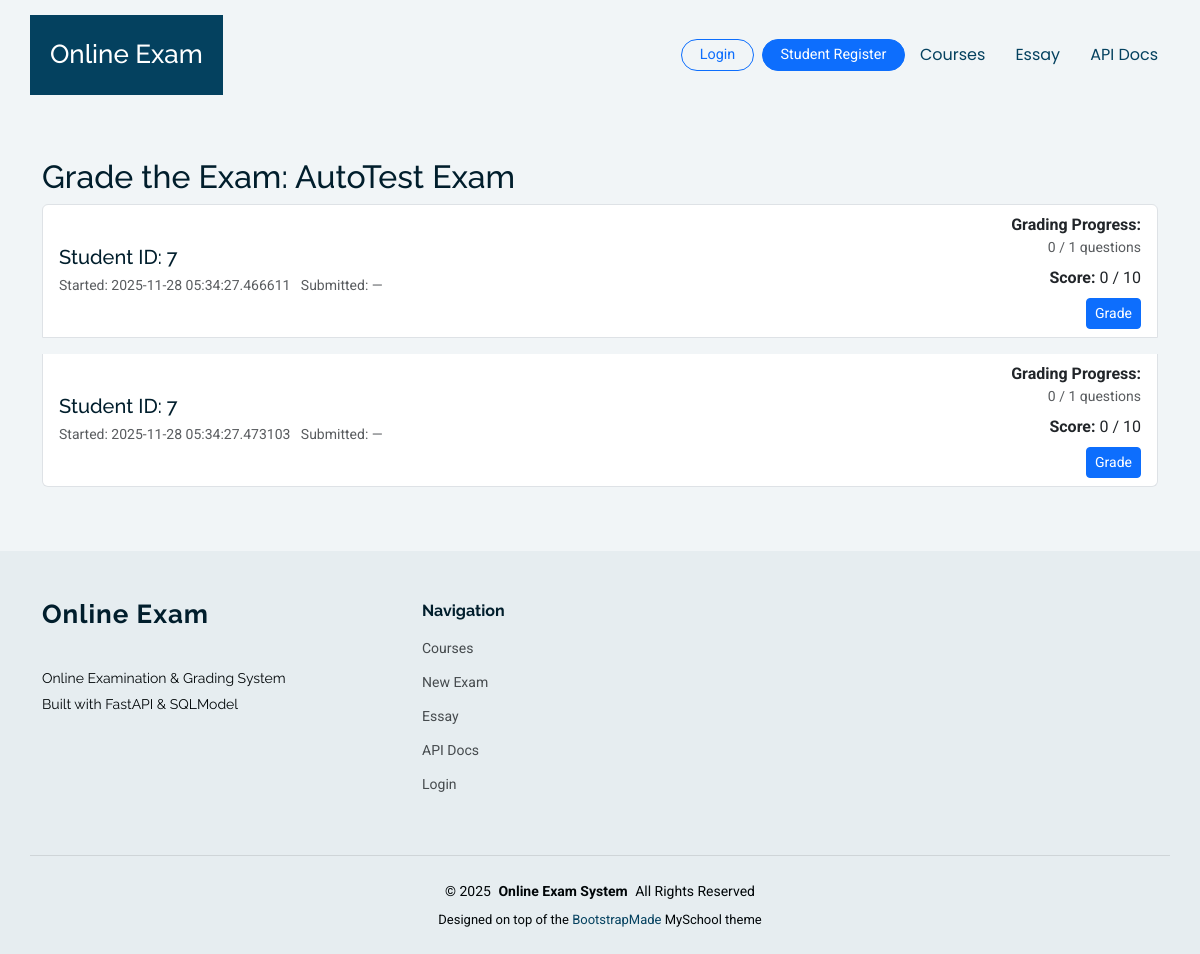
The app's page /essay/13/attempts with its own data.
### online_exam_fastapi/app/models.py (models this page shows)
class Exam(SQLModel, table=True):
    id: Optional[int] = Field(default=None, primary_key=True)
    title: str
    subject: str
    duration_minutes: int
    start_time: Optional[datetime] = None
    end_time: Optional[datetime] = None
    course_id: Optional[int] = Field(default=None, foreign_key="course.id")
    instructions: Optional[str] = None
    status: str = Field(default="draft")
    created_at: datetime = Field(default_factory=datetime.utcnow)
    updated_at: datetime = Field(default_factory=datetime.utcnow)

class ExamAttempt(SQLModel, table=True):
    id: Optional[int] = Field(default=None, primary_key=True)
    exam_id: int = Field(foreign_key="exam.id")
    student_id: int = Field(foreign_key="student.id")
    started_at: datetime = Field(default_factory=datetime.utcnow)
    submitted_at: Optional[datetime] = None
    status: str = Field(default="in_progress")  # in_progress | submitted | timed_out
    is_final: int = Field(default=0)  # 0/1

### online_exam_fastapi/app/routers/essay_ui.py (the view)
@router.get("/essay/{exam_id}/attempts")
def list_attempts(
    exam_id: int,
    request: Request,
    session: Session = Depends(get_session),
    current_user: User | None = Depends(get_current_user),
):
    attempts = session.exec(
        select(ExamAttempt).where(ExamAttempt.exam_id == exam_id)
    ).all()
    exam = session.get(Exam, exam_id)
    questions = session.exec(
        select(ExamQuestion).where(ExamQuestion.exam_id == exam_id)
    ).all()
    total_questions = len(questions)
    total_possible = sum((q.max_marks or 0) for q in questions)
    attempts_with_stats = []
    for a in attempts:
        ans = session.exec(
            select(EssayAnswer).where(EssayAnswer.attempt_id == a.id)
        ).all()
        graded_count = sum(1 for x in ans if x.marks_awarded is not None)
        score = sum((x.marks_awarded or 0) for x in ans)
        attempts_with_stats.append(
            {
                "attempt": a,
                "graded_count": graded_count,
                "total_questions": total_questions,
                "score": score,
                "total_possible": total_possible,
            }
        )
    if current_user and current_user.role == "student":
        student_id = current_user.student_id
        if student_id is None:
            s = session.exec(select(Student).where(Student.user_id == current_user.id)).first()
            student_id = s.id if s else None
        filtered = [x for x in attempts_with_stats if x["attempt"].student_id == student_id]
        return templates.TemplateResponse(
            "essay/attempts.html",
            {"request": request, "exam": exam, "attempts_with_stats": filtered, "current_user": current_user},
        )
    return templates.TemplateResponse(
        "essay/attempts.html",
        {"request": request, "exam": exam, "attempts_with_stats": attempts_with_stats, "current_user": current_user},
    )

### online_exam_fastapi/app/templates/essay/attempts.html (shortened to what this page needs)
{% extends "base.html" %}
{% block content %}
<div class="container py-5">
  {% if current_user and current_user.role == 'student' %}
    <h2>Results for {{ exam.title }}</h2>
  {% else %}
    <h2>Grade the Exam: {{ exam.title }}</h2>
  {% endif %}
  <div class="list-group">
    {% for item in attempts_with_stats %}
      {% set a = item.attempt %}
      <div class="list-group-item mb-3">
        <div class="d-flex justify-content-between align-items-center">
          <div>
            <h5 class="mb-1">Student ID: {{ a.student_id }}</h5>
            <small class="text-muted">Started: {{ a.started_at }} &nbsp; Submitted: {{ a.submitted_at or '—' }}</small>
          </div>
          <div class="text-end">
            {% if not current_user or current_user.role != 'student' %}
              <div><strong>Grading Progress:</strong></div>
              <div class="small text-muted">{{ item.graded_count }} / {{ item.total_questions }} questions</div>
              <div class="mt-2"><strong>Score:</strong> {{ item.score }} / {{ item.total_possible }}</div>
              <div class="mt-2">
                <a href="/essay/{{ exam.id }}/grade/{{ a.id }}" class="btn btn-sm btn-primary">Grade</a>
              </div>
            {% endif %}
          </div>
        </div>
      </div>
    {% else %}
      <div class="alert alert-info">No attempts</div>
    {% endfor %}
  </div>
</div>
{% endblock %}

### records on screen
Exam: title "AutoTest Exam"
ExamAttempt: student_id "7", started_at "2025-11-28 05:34:27.466611", submitted_at "—"
ExamAttempt: student_id "7", started_at "2025-11-28 05:34:27.473103", submitted_at "—"

### other values on screen
{{ item.graded_count }} "0" "0"
{{ item.total_questions }} "1" "1"
{{ item.score }} "0" "0"
{{ item.total_possible }} "10" "10"
